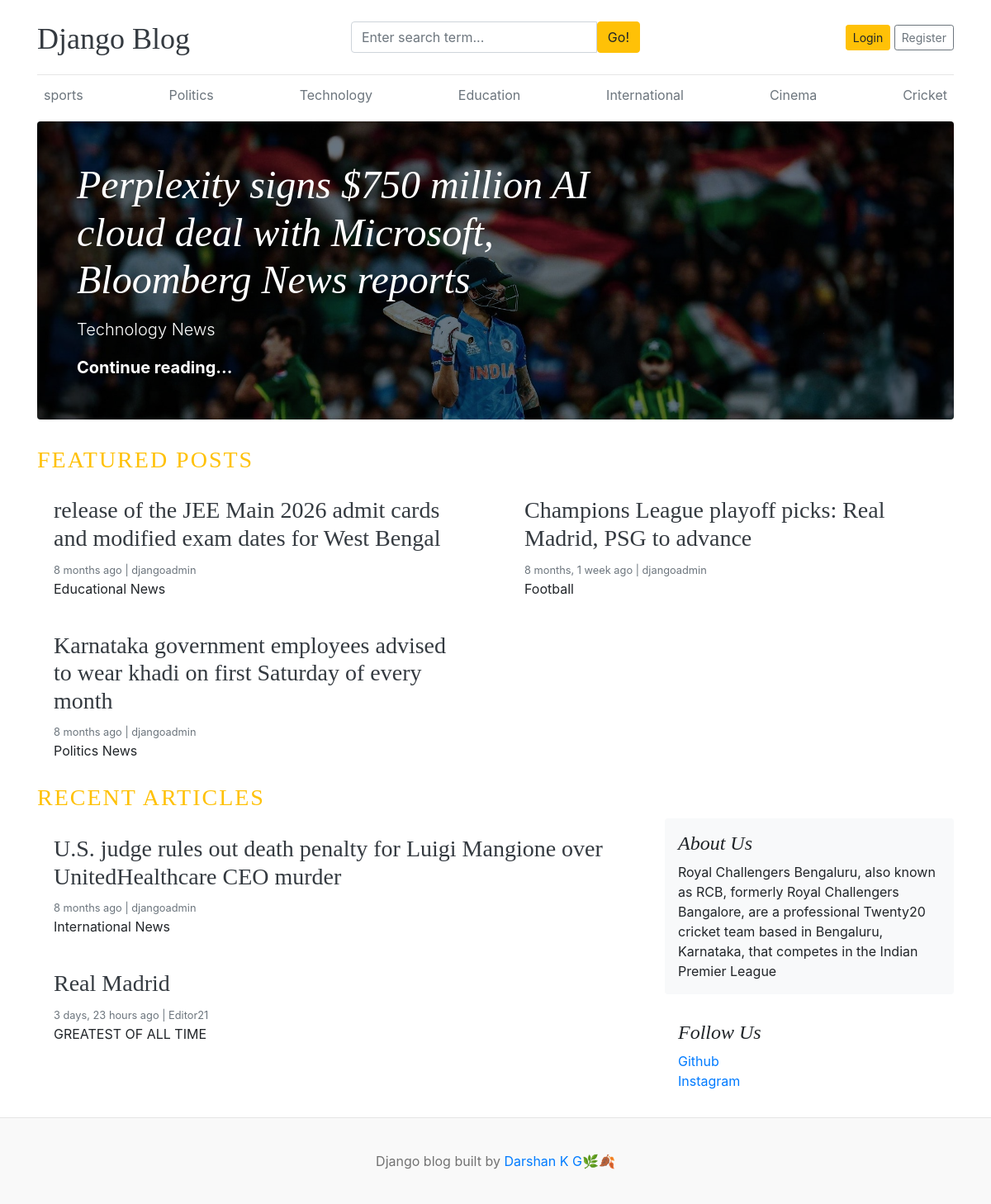
The page / on the database its author committed.
### blogs/models.py (models this page shows, shortened)
class category(models.Model):
    category_name=models.CharField(max_length=50,unique=True)
    created_at=models.DateTimeField(auto_now_add=True)
    updated_at=models.DateTimeField(auto_now=True)
    class Meta:
        verbose_name_plural='categories'

class Blog(models.Model):
    title = models.CharField(max_length=100)
    slug = models.SlugField(max_length=150,unique=True,blank=True)
    category = models.ForeignKey(category,on_delete=models.CASCADE)
    author = models.ForeignKey(User,on_delete=models.CASCADE)
    featured_image = models.ImageField(upload_to='uploads/%Y/%m/%d')
    short_description = models.TextField(max_length=500)
    blog_body = models.TextField(max_length=1000)
    status = models.CharField(max_length=20,choices=STATUS_CHOICES,default="Draft")
    is_featured = models.BooleanField(default=False)
    created_at = models.DateTimeField(auto_now_add=True)
    updated_at = models.DateTimeField(auto_now=True)

### assignments/models.py (models this page shows, shortened)
class About(models.Model):
    about_heading=models.CharField(max_length=25)
    about_description=models.TextField(max_length=200)
    created_at = models.DateTimeField(auto_now_add=True)
    updated_at = models.DateTimeField(auto_now=True)
    class Meta:
        verbose_name_plural='About'

class SocialLink(models.Model):
    platform=models.CharField(max_length=30)
    link=models.URLField(max_length=100)
    created_at = models.DateTimeField(auto_now_add=True)
    updated_at = models.DateTimeField(auto_now=True)

### blog_main/views.py (the view)
# urls.py: 2. Add a URL to urlpatterns:  path('', views.home, name='home')
def home(request):
    featured_posts=Blog.objects.filter(is_featured=True,status='Published').order_by('-updated_at')
    posts=Blog.objects.filter(status='Published',is_featured=False)
    try:
        about=About.objects.get()
    except:
        about=None
    context={
        'featured_posts':featured_posts,
       'posts':posts,
       'about':about,
    }
    return render(request,'home.html',context)

### blogs/context_processors.py (called while the page is built)
def get_categories(request):
    categories=category.objects.all()
    return dict(categories=categories)

def get_social_links(request):
    social_links=SocialLink.objects.all()
    return dict(social_links=social_links)

### templates/home.html (shortened to what this page needs)
{% extends 'base.html' %}
<!-- {% load static %}
{% block content %}
{%  for post in featured_posts %}
  {% if forloop.first %}
  <div class="jumbotron p-3 p-md-5 text-white rounded bg-dark" style="background-image: url({{post.featured_image.url}});background-blend-mode: overlay;background-size:cover;">
    <div class="col-md-8 px-0">
      <h1 class="display-4 font-italic">{{ post.title }}</h1>
      <p class="lead my-3">{{post.short_description}}</p>
      <p class="lead mb-0"><a href="{% url 'blogs' post.slug %}" class="text-white font-weight-bold">Continue reading...</a></p>
    </div>
  </div>
  {% endif %}
{% endfor %}
<h3 class="text-uppercase text-warning" style="letter-spacing :2px;">FEATURED POSTS</h3>
  <div class="row mb-2">
    {% for post in featured_posts %}
    {% if not forloop.first %}
    <div class="col-md-6">
      <div class="card border-0" >
        <div class="card-body">
          <h3><a href="{% url 'blogs' post.slug %}" class="text-dark" >{{ post.title }}</a></h3>
          <small class="mb-1 text-muted">{{post.created_at | timesince }} ago | {{post.author}}</small>
          <p class="card-text">{{post.short_description | truncatewords:20 }}</p>
        </div>
      </div>
    </div>
    {% endif %}
 {% endfor %}
  </div>
<h3 class="text-uppercase text-warning" style="letter-spacing :2px;">recent articles</h3>
  <main role="main" class="container p-0">
    <div class="row">
      <div class="col-md-8 blog-main">
        {% for post in posts %}
        <div class="card border-0" >
        <div class="card-body">
          <h3> <a href="{% url 'blogs' post.slug %}" class="text-dark">{{ post.title }}</a></h3>
          <small class="mb-1 text-muted">{{post.created_at | timesince }} ago | {{post.author}}</small>
          <p class="card-text">{{post.short_description | truncatewords:20 }}</p>
        </div>
      </div>
      {% endfor %}
      </div>
      <aside class="col-md-4 blog-sidebar">
        <div class="p-3 mb-3 bg-light rounded">
          <h4 class="font-italic">{{about.about_heading}}</h4>
          <p class="mb-0">{{about.about_description}}</p>
        </div>
        {% if  social_links %}
        <div class="p-3">
          <h4 class="font-italic">Follow Us</h4>
          <ol class="list-unstyled">
            {% for i in social_links %}
            <li><a href="{{i.link}}" target="_blank">{{i.platform}}</a></li>
            {% endfor %}
          </ol>
        </div>
        {% endif %}
      </aside>
    </div>
  </main>
</div>
{% endblock %}

### templates/base.html (shortened to what this page needs)
{% load static %}
<!DOCTYPE html>
<html lang="en">
<head>
    <link href="https://getbootstrap.com/docs/4.0/dist/css/bootstrap.min.css" rel="stylesheet">
    <link href="{% static 'css/blog.css' %}" rel="stylesheet">
    <link rel="stylesheet" href="https://cdnjs.cloudflare.com/ajax/libs/font-awesome/4.7.0/css/font-awesome.min.css">
  </head>
<body>
    <div class="container">
      <header class="blog-header py-3">
        <div class="row flex-nowrap justify-content-between align-items-center">
          <div class="col-4 pt-1">
            <a class="blog-header-logo text-dark" href="/">Django Blog</a>
          </div>
          <div class="col-4">
            <form action="{% url 'search'%}" method="GET">
              <div class="input-group">
                        <input class="form-control" type="text" name="keyword" value="{{keyword}}"  placeholder="Enter search term..." aria-label="Enter search term..." aria-describedby="button-search" />
                        <button type="submit" class="btn btn-warning" id="button-search" type="button">Go!</button>
                    </div>
            </form>
          </div>
          <div class="col-4 d-flex justify-content-end align-items-center">
            {% if not user.is_authenticated %}
            <a class="btn btn-sm btn-warning" href="{% url 'login' %}">Login</a> &nbsp;
            <a class="btn btn-sm btn-outline-secondary" href="{% url 'register' %}">Register</a>
            {%  else %}
            <span><a href="{% url 'dashboard' %}">Dashboard</a></span>
            &emsp;
            <span><a href="{% url  'logout' %}">LogOut</a></span>
            {% endif %}
          </div>
        </div>
      </header>
      <div class="nav-scroller py-1 mb-2">
        <nav class="nav d-flex justify-content-between">
          {% for cat in categories%}
          <a class="p-2 text-muted" href="{% url 'posts_by_category' cat.id %}">{{cat.category_name}}</a>
          {% endfor %}
        </nav>
      </div>
{% block content %}{% endblock %}
 <footer class="blog-footer">
  <p>Django blog built by <a href="https://github.com/Darshankg18">Darshan K G🌿🍂</a></p>
</footer>
</body>
</html>

### blog_main/static/css/blog.css (style rules this page uses)
.blog-header { border-bottom: 1px solid #e5e5e5; }
.blog-header-logo { font-family: "Playfair Display", Georgia, "Times New Roman", serif; font-size: 2.25rem; }
h1, h2, h3, h4, h5, h6 { font-family: "Playfair Display", Georgia, "Times New Roman", serif; }
.display-4 { font-size: 2.5rem; }
@media (min-width: 768px) { .display-4 { font-size: 3rem; } }
.blog-footer { padding: 2.5rem 0; color: #727272; text-align: center; background-color: #f9f9f9; border-top: .05rem solid #e5e5e5; }
.blog-footer p:last-child { margin-bottom: 0; }

### rows shown on the page
category: category_name "sports"
category: category_name "Politics"
category: category_name "Technology"
category: category_name "Education"
category: category_name "International"
category: category_name "Cinema"
category: category_name "Cricket"
Blog: featured_image (picture), title "Perplexity signs $750 million AI cloud deal with Microsoft, Bloomberg News reports", short_description "Technology News"
Blog: title "release of the JEE Main 2026 admit cards and modified exam dates for West Bengal", created_at "8 months", author "djangoadmin", short_description "Educational News"
Blog: title "Champions League playoff picks: Real Madrid, PSG to advance", created_at "8 months, 1 week", author "djangoadmin", short_description "Football"
Blog: title "Karnataka government employees advised to wear khadi on first Saturday of every month", created_at "8 months", author "djangoadmin", short_description "Politics News"
Blog: title "U.S. judge rules out death penalty for Luigi Mangione over UnitedHealthcare CEO murder", created_at "8 months", author "djangoadmin", short_description "International News"
Blog: title "Real Madrid", created_at "3 days, 23 hours", author "Editor21", short_description "GREATEST OF ALL TIME"
About: about_heading "About Us", about_description "Royal Challengers Bengaluru, also known as RCB, formerly Royal Challengers Bangalore, are a professional Twenty20 cricket team based in Bengaluru, Karnataka, that competes in the Indian Premier League"
SocialLink: platform "Github"
SocialLink: platform "Instagram"
